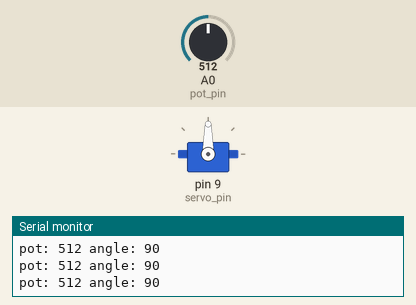
This sketch was run on a simulated Arduino Uno, built with avr-gcc and run on an emulated ATmega328P. Parts: servo, the last lines printed to the serial monitor. The test bench sets the inputs (shaded band); at power-on: A0 (pot_pin) = 512.

Above: at 1.2 s.
1.3 s: A0 (pot_pin) set to 716
At 2.6 s:
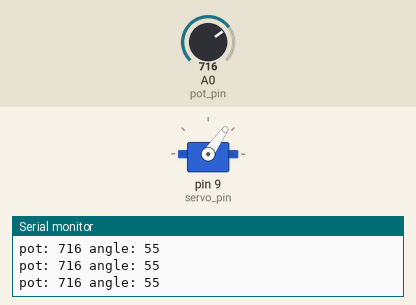
2.9 s: A0 (pot_pin) set to 900
At 3.7 s:
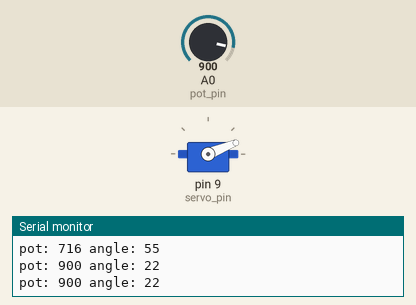
4.6 s: A0 (pot_pin) set to 1023
At 5.7 s:
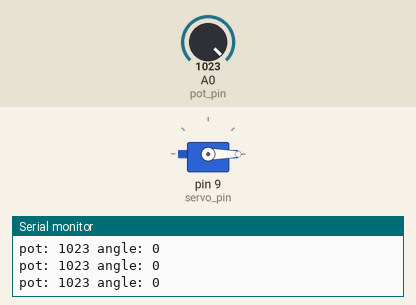
6.4 s: A0 (pot_pin) set to 306
At 7.7 s:
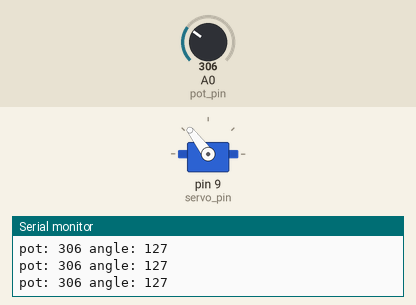
8.1 s: A0 (pot_pin) set to 122
At 9.6 s:
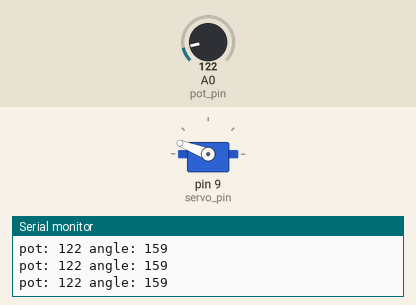
9.9 s: A0 (pot_pin) set to 0
At 10.7 s:
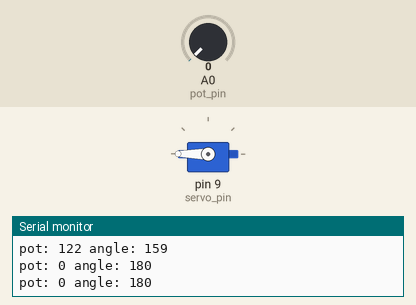
Timing chart, 0 to 12.6 s (numbered marks = the images above; inputs shaded):
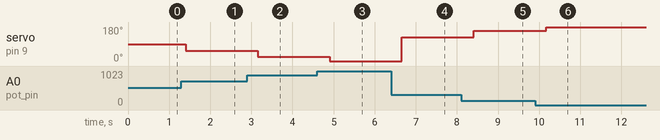

Measured:
- after the input at 1.3 s, servo on pin 9 (servo_pin): 90° → 55° after 0.10 s
- after the input at 2.9 s, servo on pin 9 (servo_pin): 55° → 22° after 0.26 s
- after the input at 4.6 s, servo on pin 9 (servo_pin): 22° → 0° after 0.31 s
- after the input at 6.4 s, servo on pin 9 (servo_pin): 0° → 127° after 0.26 s
- after the input at 8.1 s, servo on pin 9 (servo_pin): 127° → 159° after 0.32 s
- after the input at 9.9 s, servo on pin 9 (servo_pin): 159° → 180° after 0.27 s

The sketch:

servo_pot.ino
```cpp
#include <Servo.h>

const int servo_pin = 9;
const int pot_pin = A0;

int step_delay = 350;

Servo pointer;

int angle;
int input_val;

void setup() {
  Serial.begin(9600);
  Serial.println("setup...");

  pointer.attach(servo_pin);
}

void loop() {
//  Serial.print("LOOP -- ");
  input_val = analogRead(pot_pin);           // reads the value of the potentiometer (value between 0 and 1023)
  angle = map(input_val, 0, 1023, 180, 0);     // scale it to use it with the servo (value between 0 and 180)
  pointer.write(angle);                  // sets the servo position according to the scaled value
  Serial.print("pot: ");
  Serial.print(input_val);
  Serial.print(" angle: ");
  Serial.print(angle);
  Serial.println();

  delay(step_delay);                           // waits for the servo to get there
}
```
